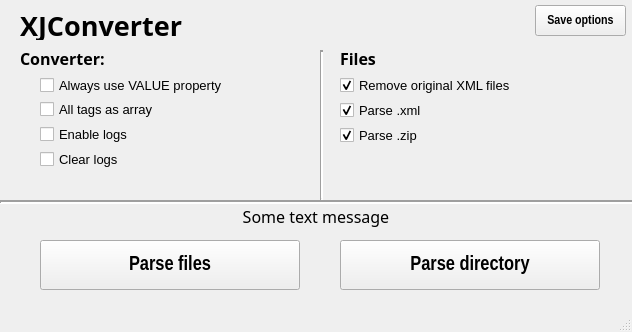
<?xml version="1.0" encoding="UTF-8"?>
<ui version="4.0">
 <class>MainWindow</class>
 <widget class="QMainWindow" name="MainWindow">
  <property name="geometry">
   <rect>
    <x>0</x>
    <y>0</y>
    <width>632</width>
    <height>332</height>
   </rect>
  </property>
  <property name="sizePolicy">
   <sizepolicy hsizetype="Fixed" vsizetype="Fixed">
    <horstretch>0</horstretch>
    <verstretch>0</verstretch>
   </sizepolicy>
  </property>
  <property name="minimumSize">
   <size>
    <width>632</width>
    <height>332</height>
   </size>
  </property>
  <property name="maximumSize">
   <size>
    <width>632</width>
    <height>332</height>
   </size>
  </property>
  <property name="windowTitle">
   <string>XJConverter</string>
  </property>
  <property name="toolTip">
   <string notr="true"/>
  </property>
  <property name="autoFillBackground">
   <bool>false</bool>
  </property>
  <widget class="QWidget" name="centralwidget">
   <widget class="QPushButton" name="filesButton">
    <property name="geometry">
     <rect>
      <x>40</x>
      <y>240</y>
      <width>260</width>
      <height>50</height>
     </rect>
    </property>
    <property name="font">
     <font>
      <family>Arial Narrow</family>
      <pointsize>15</pointsize>
      <weight>75</weight>
      <bold>true</bold>
     </font>
    </property>
    <property name="text">
     <string>Parse files</string>
    </property>
   </widget>
   <widget class="QLabel" name="label">
    <property name="geometry">
     <rect>
      <x>20</x>
      <y>10</y>
      <width>200</width>
      <height>30</height>
     </rect>
    </property>
    <property name="font">
     <font>
      <family>Arial Black</family>
      <pointsize>20</pointsize>
      <weight>75</weight>
      <bold>true</bold>
     </font>
    </property>
    <property name="text">
     <string>XJConverter</string>
    </property>
   </widget>
   <widget class="Line" name="line">
    <property name="windowModality">
     <enum>Qt::NonModal</enum>
    </property>
    <property name="geometry">
     <rect>
      <x>0</x>
      <y>200</y>
      <width>640</width>
      <height>5</height>
     </rect>
    </property>
    <property name="font">
     <font>
      <pointsize>20</pointsize>
     </font>
    </property>
    <property name="lineWidth">
     <number>2</number>
    </property>
    <property name="orientation">
     <enum>Qt::Horizontal</enum>
    </property>
   </widget>
   <widget class="Line" name="line_2">
    <property name="geometry">
     <rect>
      <x>320</x>
      <y>50</y>
      <width>3</width>
      <height>150</height>
     </rect>
    </property>
    <property name="lineWidth">
     <number>2</number>
    </property>
    <property name="orientation">
     <enum>Qt::Vertical</enum>
    </property>
   </widget>
   <widget class="QLabel" name="label_2">
    <property name="geometry">
     <rect>
      <x>20</x>
      <y>50</y>
      <width>291</width>
      <height>16</height>
     </rect>
    </property>
    <property name="font">
     <font>
      <family>Arial Black</family>
      <pointsize>12</pointsize>
      <weight>75</weight>
      <bold>true</bold>
     </font>
    </property>
    <property name="text">
     <string>Converter:</string>
    </property>
   </widget>
   <widget class="QCheckBox" name="checkValue">
    <property name="geometry">
     <rect>
      <x>40</x>
      <y>75</y>
      <width>271</width>
      <height>20</height>
     </rect>
    </property>
    <property name="font">
     <font>
      <pointsize>10</pointsize>
     </font>
    </property>
    <property name="text">
     <string>Always use VALUE property</string>
    </property>
    <property name="iconSize">
     <size>
      <width>32</width>
      <height>32</height>
     </size>
    </property>
   </widget>
   <widget class="QCheckBox" name="checkLogs">
    <property name="geometry">
     <rect>
      <x>40</x>
      <y>125</y>
      <width>271</width>
      <height>18</height>
     </rect>
    </property>
    <property name="font">
     <font>
      <pointsize>10</pointsize>
     </font>
    </property>
    <property name="text">
     <string>Enable logs</string>
    </property>
   </widget>
   <widget class="QLabel" name="label_4">
    <property name="geometry">
     <rect>
      <x>340</x>
      <y>50</y>
      <width>291</width>
      <height>16</height>
     </rect>
    </property>
    <property name="font">
     <font>
      <family>Arial Black</family>
      <pointsize>12</pointsize>
      <weight>75</weight>
      <bold>true</bold>
     </font>
    </property>
    <property name="text">
     <string>Files</string>
    </property>
   </widget>
   <widget class="QCheckBox" name="checkRemove">
    <property name="geometry">
     <rect>
      <x>340</x>
      <y>75</y>
      <width>291</width>
      <height>20</height>
     </rect>
    </property>
    <property name="font">
     <font>
      <pointsize>10</pointsize>
     </font>
    </property>
    <property name="text">
     <string>Remove original XML files</string>
    </property>
    <property name="iconSize">
     <size>
      <width>32</width>
      <height>32</height>
     </size>
    </property>
    <property name="checked">
     <bool>true</bool>
    </property>
    <property name="tristate">
     <bool>false</bool>
    </property>
   </widget>
   <widget class="QCheckBox" name="checkXML">
    <property name="geometry">
     <rect>
      <x>340</x>
      <y>100</y>
      <width>291</width>
      <height>20</height>
     </rect>
    </property>
    <property name="font">
     <font>
      <pointsize>10</pointsize>
     </font>
    </property>
    <property name="text">
     <string>Parse .xml</string>
    </property>
    <property name="iconSize">
     <size>
      <width>32</width>
      <height>32</height>
     </size>
    </property>
    <property name="checked">
     <bool>true</bool>
    </property>
    <property name="tristate">
     <bool>false</bool>
    </property>
   </widget>
   <widget class="QCheckBox" name="checkZIP">
    <property name="geometry">
     <rect>
      <x>340</x>
      <y>125</y>
      <width>291</width>
      <height>20</height>
     </rect>
    </property>
    <property name="font">
     <font>
      <pointsize>10</pointsize>
     </font>
    </property>
    <property name="text">
     <string>Parse .zip</string>
    </property>
    <property name="iconSize">
     <size>
      <width>32</width>
      <height>32</height>
     </size>
    </property>
    <property name="checked">
     <bool>true</bool>
    </property>
    <property name="tristate">
     <bool>false</bool>
    </property>
   </widget>
   <widget class="QCheckBox" name="clearLogs">
    <property name="geometry">
     <rect>
      <x>40</x>
      <y>150</y>
      <width>271</width>
      <height>18</height>
     </rect>
    </property>
    <property name="font">
     <font>
      <pointsize>10</pointsize>
     </font>
    </property>
    <property name="text">
     <string>Clear logs</string>
    </property>
   </widget>
   <widget class="QCheckBox" name="asArray">
    <property name="geometry">
     <rect>
      <x>40</x>
      <y>100</y>
      <width>271</width>
      <height>18</height>
     </rect>
    </property>
    <property name="font">
     <font>
      <pointsize>10</pointsize>
     </font>
    </property>
    <property name="text">
     <string>All tags as array</string>
    </property>
   </widget>
   <widget class="QPushButton" name="saveOptions">
    <property name="geometry">
     <rect>
      <x>535</x>
      <y>5</y>
      <width>91</width>
      <height>31</height>
     </rect>
    </property>
    <property name="font">
     <font>
      <family>Arial Narrow</family>
      <pointsize>10</pointsize>
      <weight>75</weight>
      <bold>true</bold>
     </font>
    </property>
    <property name="text">
     <string>Save options</string>
    </property>
   </widget>
   <widget class="QPushButton" name="dirButton">
    <property name="geometry">
     <rect>
      <x>340</x>
      <y>240</y>
      <width>260</width>
      <height>50</height>
     </rect>
    </property>
    <property name="font">
     <font>
      <family>Arial Narrow</family>
      <pointsize>15</pointsize>
      <weight>75</weight>
      <bold>true</bold>
     </font>
    </property>
    <property name="text">
     <string>Parse directory</string>
    </property>
   </widget>
   <widget class="QLabel" name="messageText">
    <property name="geometry">
     <rect>
      <x>20</x>
      <y>206</y>
      <width>592</width>
      <height>21</height>
     </rect>
    </property>
    <property name="font">
     <font>
      <family>Segoe UI Semibold</family>
      <pointsize>12</pointsize>
     </font>
    </property>
    <property name="text">
     <string>Some text message</string>
    </property>
    <property name="alignment">
     <set>Qt::AlignCenter</set>
    </property>
   </widget>
  </widget>
  <widget class="QStatusBar" name="statusbar"/>
 </widget>
 <resources/>
 <connections/>
</ui>
